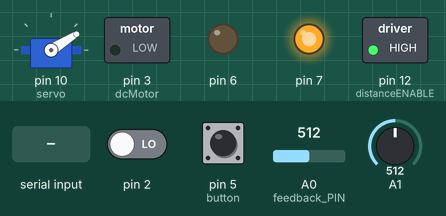
The sketch below on a simulated Arduino Mega 2560, built with avr-gcc and run on an emulated ATmega2560. Parts: servo, switched loads named in the sketch (green lamp = pin HIGH), output pins drawn as LEDs (lit = HIGH). The test bench sets the inputs (shaded band); at power-on: pin 5 (button) HIGH, A0 (feedback_PIN) = 512, pin 2 LOW, A1 = 512. What the sketch prints to the serial monitor is not drawn.

Above: at 1.2 s.
1.3 s: "1" received over Serial
4.3 s: pin 5 (button) pulled LOW for 0.15 s
At 5.5 s:
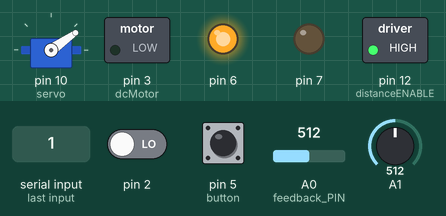
5.9 s: "2" received over Serial
At 6.03 s:
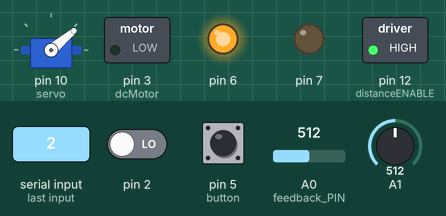
8.9 s: A0 (feedback_PIN) set to 716
10.4 s: A0 (feedback_PIN) set to 699
Timing chart, 0 to 13.4 s (numbered marks = the images above; inputs shaded):
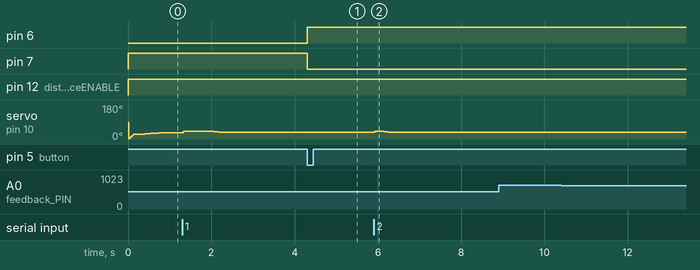

The sketch:

implementing_velocity_loop_2.ino
```cpp
//#include <TimerOne.h>
#include <Servo.h>
#define feedback_PIN A0
#define PWM_PIN 9

unsigned long t0 = 0;
const unsigned long ts = 5;

float T = 0.0005;
float PWM_OUT = 0;

int servocounter = 0;

unsigned long timeold = 0;
float Kp = 10;
float Kv = 2;

float ref = 32;
float lastref = 32;

const byte dcMotor = 3;  // Timer 2 "B" output: OC2B

const byte servo = 10;  // Timer 2 "B" output: OC2B

const long frequency_motor = 20000L;  // Hz

const long frequency_Servo =50L;

float DUTY = 32;
float lastduty = 32;
float lastmappedduty = 0;
float theta = 32;
float lasttheta = 32;
float lasterror = 0;
float DUTY_DC = 0;
float toPWM = (1 / DUTY) * 100;
float toPWM_DC = 0;

float IRdistance = 30;
float realDistance = 0.30;
int distanceCounter = 0;
int button = 5;

float L = 0.3;
float v = 0;

float servopos = 32;
float lastservopos = 32;
float velocityfeedback = 0;

// Variables for measuring velocity
unsigned long tstart = 0;
unsigned long tstop = 0;
unsigned long tlast = 0;
double circumference = 0.2765; //27,65 cm
double magnets = 8.0;
Servo myservo;

volatile int interruptCounter = 0;

// Timing
unsigned long tservoLast = 0;
unsigned long tDCLast = 0;
unsigned long tvelocityLast = 0;
unsigned long tDistanceLast = 0;

int lastSensorValue = 0;

int fServo = 400;
int fDC = 40;
int fvelocity = 10000;
int fDistance = 1000;

int distanceENABLE = 12;
void setup() {
  // put your setup code here, to run once:
  Serial.begin(115200);

  myservo.attach(10);


  t0 = millis();
  pinMode(distanceENABLE, OUTPUT);
  pinMode (dcMotor, OUTPUT);
  pinMode(button, INPUT_PULLUP);
  pinMode ( servo, OUTPUT);
  pinMode(6, OUTPUT);
  pinMode(7,OUTPUT);
  digitalWrite(6,LOW);
  digitalWrite(7,HIGH);
  attachInterrupt(0, magnet_detect, RISING);//Initialize the intterrupt pin (Arduino digital pin 2)


  TCCR2A = bit (WGM20) | bit (WGM21) | bit (COM2B1); // fast PWM, clear OC2B on compare

  TCCR2B = bit (WGM22) | bit (CS21);         // fast PWM, prescaler of 8

  OCR2A =  ((F_CPU / 8) / frequency_motor) - 1;    // zero relative

  OCR2B = ((OCR2A + 1) / toPWM) - 1;             // 50% duty cycle


  /*
  TCCR1A = bit (WGM11) | bit (WGM10) | bit (COM1B1); // fast PWM, clear OC2B on compare

   TCCR1B = bit (WGM13) | bit (CS21);         // fast PWM, prescaler of 8

   OCR1A =  ((F_CPU / 16) / frequency_Servo) - 1;    // zero relative

   OCR1B = ((OCR1A + 1) / toPWM) - 1;             // 50% duty cycle*/

}

void loop() {


  if((tservoLast + (1/float(fServo))*1000) < millis()) {

    servoLoop();

    //Serial.println("SERVO");

    tservoLast = millis(); // IMPORTANT
  }


  if((tDCLast + (1/float(fDC))*1000) < millis()) {

    distanceControl();

    //Serial.println("DC");


    tDCLast = millis(); // IMPORTANT
  }

  if((tvelocityLast + (1/float(fvelocity))*1000) < millis()) {

    calculateVelocity();

    //Serial.println("VELOCITY");


    tvelocityLast = millis(); // IMPORTANT
  }

  if((tDistanceLast + (1/float(fDistance))*1000) < millis()) {

    calculateDistance();
    //Serial.println("DISTANCE");


    tDistanceLast = millis(); // IMPORTANT
  }


}
float velocity = 0;
void calculateVelocity(){
  float interval = millis()-timeold;
  if(interruptCounter >= 2){
    float velocityTMP = ((circumference / magnets) / (interval / 1000));
    if(velocityTMP < 8) velocity = velocityTMP;
    timeold = millis();
    interruptCounter = 0;
    //Serial.println(velocity);
  }

}

void calculateDistance(){
  //digitalWrite(distanceENABLE,LOW);
  int sensorValue = analogRead(A1);
  if(sensorValue > lastSensorValue) {
    IRdistance = 187754 * pow(lastSensorValue+1, -1.51);
    lastSensorValue = lastSensorValue + 1;}


  else if(sensorValue < lastSensorValue) {
    IRdistance = 187754 * pow(lastSensorValue-1, -1.51);
    lastSensorValue = lastSensorValue - 1;}

  realDistance = IRdistance/100;
  digitalWrite(distanceENABLE,HIGH);
}

void servoLoop(){
  if (Serial.available()) {
    theta = Serial.read();
  }
  T = (1/float(fServo));
  float tmpKp = Kp/float(velocity+1);
  /*Serial.print(velocity);
  Serial.print(',');
  Serial.println(tmpKp);*/

  float error = ref - theta;
  DUTY = (1-10*T)*lastduty+tmpKp*(0.1*T-1)*lasterror+tmpKp*error;
  Serial.print(ref);
   Serial.print(',');
   Serial.print(error);
   Serial.print(',');
   Serial.println(DUTY);
  lastduty = DUTY;
  lasterror = error;
  servopos = analogRead(A0);
  servopos = map(servopos, 250, 605, 0, 65);
  velocityfeedback = (Kv*(servopos-lastservopos))/T;
  lastservopos = servopos;

  if(DUTY < -5) DUTY = -5;
  else if(DUTY > 5) DUTY = 5;
  //if(error < 0){
  DUTY = DUTY*100;
  DUTY = map(DUTY, 5*100, -5*100, 2550, 4050);
  //else if (error > 0){
  //DUTY = map(DUTY, -0.3*Kp, 0.3*Kp, 320, 570);}
  DUTY = DUTY/100;
  DUTY = DUTY-velocityfeedback;
  if(DUTY - lastmappedduty > 1) DUTY = lastmappedduty+1;
  else if(DUTY - lastmappedduty < -1) DUTY = lastmappedduty-1;
  lastmappedduty = DUTY;
  /*Serial.print(',');
   Serial.print(DUTY);*/


  if(DUTY < 0) DUTY = 0;
  if(DUTY > 65) DUTY = 65;
  servocounter++;
  int angle = DUTY;
  //if(servocounter >= 2){
    //Serial.println(angle);
    myservo.write(angle);
    servocounter = 0;
  //}
  /*Serial.print(',');
   Serial.println(angle);*/
  //DUTY = 4.3; //remove this

  //toPWM = (1 / DUTY) * 100;

  //OCR1B = ((OCR1A + 1) / toPWM) - 1;
}

float PWM_DC = 0;
float PWM_last_DC = 0;
float PWM_real_DC = 0;
float Error_DC = 0;
float Error_last_DC = 0;
float V_last = 0;

void distanceControl(){
   //D_measured = output of distance meter.
  float V_measured;
  if(digitalRead(button) == LOW){
  float D_ref = 0.324;
  float K_p_distance = -3;
  float K_i_distance = -0.5;
  float K_v_distance = 0.2;

  float D_measured = realDistance; // hentes fra calculateDistance();
  velocity = velocity*100;  // er her kun for at undgå afrundinger

    V_measured = map(velocity,0,800,0,100); // Mapning fra m/s til PWM
    V_measured = V_measured/100;  // igen for at undgå afrundinger

    if(V_measured < 1 && V_measured > 0){ // fjerner slidte målinger fra hastighedssenor
     V_last = V_measured;
    }
    else V_measured = V_last;
  velocity = velocity/100;

  // Nu starter reguleringen
  Error_DC = D_ref - D_measured;
  PWM_DC = ((Error_DC - Error_last_DC)*K_p_distance) + (K_i_distance*Error_last_DC*T) + PWM_last_DC;
  PWM_real_DC = PWM_DC - (K_v_distance * V_measured);

  //Sæt motor ting til PWMa

  Error_last_DC = Error_DC;
  PWM_last_DC = PWM_DC; // DUTY CYCLE


      if(PWM_real_DC > 1) PWM_real_DC = 1; // Fjerner alt højere end 100% PWM

      if(PWM_real_DC < 0){    // Hvis DUTY cycle er negativ skal der køres baglæns
        digitalWrite(6,HIGH);
        digitalWrite(7,LOW);
        PWM_real_DC = PWM_real_DC * (-1); // Gør PWM til et positivt tal
        if(PWM_real_DC > 0.2){    // Begrænser den maksimale bakke-hastighed
            PWM_real_DC = 0.2;}
      }
      else{
        digitalWrite(6,LOW); // Hvis der skal køres fremad
        digitalWrite(7,HIGH);
      }

    // Alt herunder er PWM til motoren
    if(PWM_real_DC == 0)toPWM_DC = 0;
    else toPWM_DC = (1 / float(PWM_real_DC*100)) * 100;

  if(realDistance > 1) toPWM_DC = 0;

  OCR2B = ((OCR2A + 1) / toPWM_DC) - 1;

  Serial.print(realDistance);
  Serial.print(',');
  Serial.print(V_measured);
  Serial.print(',');
  Serial.print(toPWM_DC);
  Serial.print(',');
  Serial.print(PWM_DC);
  Serial.print(',');
  Serial.println(PWM_real_DC);
}


else { // Hvis ikke der er trykket på knappen skal den ikke køre
    toPWM_DC = 0;

    OCR2B = ((OCR2A + 1) / toPWM_DC) - 1;
  }
}
void dcmotorLoop(){

  if(digitalRead(button) == LOW){
    DUTY_DC = 25;
    toPWM_DC = (1 / DUTY_DC) * 100;

    OCR2B = ((OCR2A + 1) / toPWM_DC) - 1;
    //Serial.println("ALT GODT");
  }
  else {
    toPWM_DC = 0;

    OCR2B = ((OCR2A + 1) / toPWM_DC) - 1;
  }
}
/*
 void dc_motor_loop(){
 float error = Distanceref - Distancemeas;

 }
 */
void magnet_detect() {
  //tlast = tstart;
  //tstart = millis();
  interruptCounter++;
  //Serial.println("detect");
}
```

Measured:
- after the input at 4.3 s, pin 6: LOW → HIGH at once; pin 7: HIGH → LOW at once
- after the input at 5.9 s, servo on pin 10 (servo): 35° → 40° at once, → 38° 0.23 s later, → 37° 0.11 s later, → 36° 0.11 s later, … (5 changes in this stretch)
